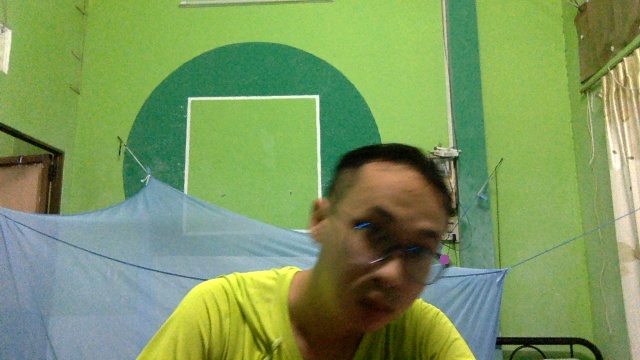
#> input picture Image/old_frame.jpg, 640 x 360 px
$ jupyter execute --allow-errors CheckFrames.ipynb
#> lines starting #> are read from the running program, lines starting #| are printed output that depends on the picture; after the words box and inside, x2 and y2 are one past the last pixel; in counts of white or black regions, pixels touching at a corner belong together; long printed decimals are rounded
[cell 1]
import PIL as pil
from matplotlib import pyplot as plt
import numpy as np
import math
from datetime import datetime
import cv2

[cell 2]
# Define some common functions
def img2array(img):
    nrow = img.size[1]
    ncol = img.size[0]
    img_map = img.load()
    myarray = np.zeros([nrow,ncol,3], dtype=np.uint8)
    for i in range(nrow):
        for j in range(ncol):
            myarray[i,j,0] = img_map[j,i][0]
            myarray[i,j,1] = img_map[j,i][1]
            myarray[i,j,2] = img_map[j,i][2]
    return myarray

def rgb2gray(rgb):

    r, g, b = rgb[:,:,0], rgb[:,:,1], rgb[:,:,2]
    gray = 0.2989 * r + 0.5870 * g + 0.1140 * b

    return gray

def gaussian_kernel(size, sigma=1):
    size = int(size) // 2
    x, y = np.mgrid[-size:size+1, -size:size+1]
    normal = 1 / (2.0 * np.pi * sigma**2)
    g =  np.exp(-((x**2 + y**2) / (2.0*sigma**2))) * normal
    return g

mygauss = gaussian_kernel(5, sigma=1.4)

def applyGaussFilter(image, kernel):
    n, m = image.shape
    new_image = np.zeros([n,m])

    for i in range(0,n):
        for j in range(0,m):
            mysum = 0;
            if i-2 >= 0 and i-2 < n and j-2 >= 0 and j-2 < m:
                mysum = mysum + image[i-2,j-2]*kernel[0,0]
            if i-2 >= 0 and i-2 < n and j-1 >= 0 and j-1 < m:
                mysum = mysum + image[i-2,j-1]*kernel[0,1]
            if i-2 >= 0 and i-2 < n and j >= 0 and j < m:
                mysum = mysum + image[i-2,j]*kernel[0,2]
            if i-2 >= 0 and i-2 < n and j+1 >= 0 and j+1 < m:
                mysum = mysum + image[i-2,j+1]*kernel[0,3]
            if i-2 >= 0 and i-2 < n and j+2 >= 0 and j+2 < m:
                mysum = mysum + image[i-2,j+2]*kernel[0,4]
            if i-1 >= 0 and i-1 < n and j-2 >= 0 and j-2 < m:
                mysum = mysum + image[i-1,j-2]*kernel[1,0]
            if i-1 >= 0 and i-1 < n and j-1 >= 0 and j-1 < m:
                mysum = mysum + image[i-1,j-1]*kernel[1,1]
            if i-1 >= 0 and i-1 < n and j >= 0 and j < m:
                mysum = mysum + image[i-1,j]*kernel[1,2]
            if i-1 >= 0 and i-1 < n and j+1 >= 0 and j+1 < m:
                mysum = mysum + image[i-1,j+1]*kernel[1,3]
            if i-1 >= 0 and i-1 < n and j+2 >= 0 and j+2 < m:
                mysum = mysum + image[i-1,j+2]*kernel[1,4]
            if i >= 0 and i < n and j-2 >= 0 and j-2 < m:
                mysum = mysum + image[i,j-2]*kernel[2,0]
            if i >= 0 and i < n and j-1 >= 0 and j-1 < m:
                mysum = mysum + image[i,j-1]*kernel[2,1]
            if i >= 0 and i < n and j >= 0 and j < m:
                mysum = mysum + image[i,j]*kernel[2,2]
            if i >= 0 and i < n and j+1 >= 0 and j+1 < m:
                mysum = mysum + image[i,j+1]*kernel[2,3]
            if i >= 0 and i < n and j+2 >= 0 and j+2 < m:
                mysum = mysum + image[i,j+2]*kernel[2,4]
            if i+1 >= 0 and i+1 < n and j-2 >= 0 and j-2 < m:
                mysum = mysum + image[i+1,j-2]*kernel[3,0]
            if i+1 >= 0 and i+1 < n and j-1 >= 0 and j-1 < m:
                mysum = mysum + image[i+1,j-1]*kernel[3,1]
            if i+1 >= 0 and i+1 < n and j >= 0 and j < m:
                mysum = mysum + image[i+1,j]*kernel[3,2]
            if i+1 >= 0 and i+1 < n and j+1 >= 0 and j+1 < m:
                mysum = mysum + image[i+1,j+1]*kernel[3,3]
            if i+1 >= 0 and i+1 < n and j+2 >= 0 and j+2 < m:
                mysum = mysum + image[i+1,j+2]*kernel[3,4]
            if i+2 >= 0 and i+2 < n and j-2 >= 0 and j-2 < m:
                mysum = mysum + image[i+2,j-2]*kernel[4,0]
            if i+2 >= 0 and i+2 < n and j-1 >= 0 and j-1 < m:
                mysum = mysum + image[i+2,j-1]*kernel[4,1]
            if i+2 >= 0 and i+2 < n and j >= 0 and j < m:
                mysum = mysum + image[i+2,j]*kernel[4,2]
            if i+2 >= 0 and i+2 < n and j+1 >= 0 and j+1 < m:
                mysum = mysum + image[i+2,j+1]*kernel[4,3]
            if i+2 >= 0 and i+2 < n and j+2 >= 0 and j+2 < m:
                mysum = mysum + image[i+2,j+2]*kernel[4,4]
            new_image[i,j] = mysum

    return new_image

# [101 lines left out: functions calculateGradient, non_max_suppression, doublethreshold, hysteresis, region_of_interest, not called in this run]

[cell 3]
orig_old = pil.Image.open("../../Image/old_frame.jpg")
#> orig_old is the input picture: PIL image 640x360 RGB; mean R, G, B 123.1, 151.2, 93.9
orig_new = pil.Image.open("../../Image/frame.jpg")
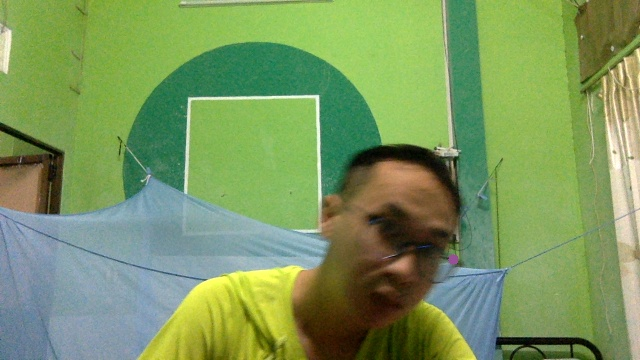
#> input picture Image/frame.jpg, 640 x 360 px
#> orig_new is the input picture: PIL image 640x360 RGB; mean R, G, B 123.3, 151.5, 94
oldimg = img2array(orig_old)
newimg = img2array(orig_new)
plt.imshow(oldimg)

[cell 4]
oldgray = rgb2gray(oldimg)
newgray = rgb2gray(newimg)
#> in rgb2gray (call 2), `r, g, b = rgb[:,:,0], rgb[:,:,1], rgb[:,:,2]`:
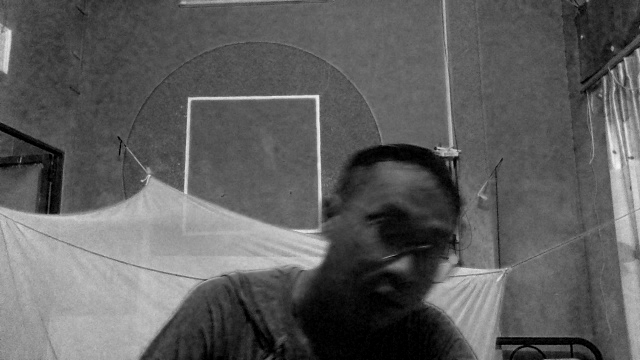
#> b: shape (360, 640); min 0, max 244, mean 94
#> in rgb2gray (call 2), `gray = 0.2989 * r + 0.5870 * g + 0.1140 * b`:
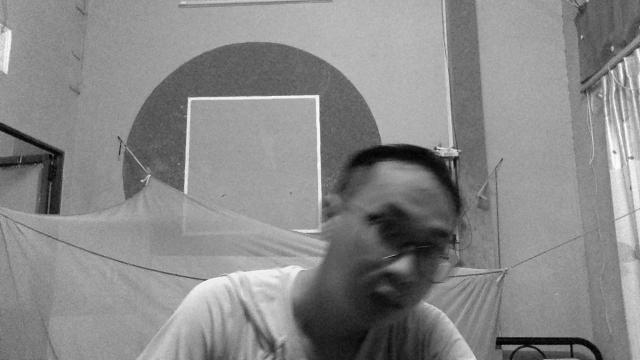
#> gray: shape (360, 640) float64; min 0.299, max 253.7, mean 136.5

# old vs. new
f, axarr = plt.subplots(1,2, figsize=(20, 20))
axarr[0].imshow(oldgray, cmap='gray')
axarr[1].imshow(newgray, cmap='gray')

[cell 5]
mydiff = np.abs(np.subtract(newgray, oldgray))

# old vs. diff
f, axarr = plt.subplots(1,2, figsize=(20, 20))
axarr[0].imshow(oldgray, cmap='gray')
axarr[1].imshow(mydiff)

[cell 6]
def calculateGradient(old_frame, new_frame):
    m, n = old_frame.shape
#> m = 360; n = 640
    img = np.copy(new_frame)
    Gx = np.zeros([m, n])
    Gy = np.zeros([m, n])
    Gt = np.zeros([m, n])
    G = np.zeros([m,n])
    theta = np.zeros([m,n])
    for i in range(1,m-1):
        for j in range(1,n-1):
            Gx[i, j] = 1.0*img[i+1,j-1] + 2.0*img[i+1,j] + 1.0*img[i+1,j+1] - 1.0*img[i-1,j-1] - 2.0*img[i-1,j] - 1.0*img[i-1,j+1]
            Gy[i, j] = - 1.0*img[i-1,j+1] - 2.0*img[i,j+1] - 1.0*img[i+1,j+1] + 1.0*img[i-1,j-1] + 2.0*img[i,j-1] + 1.0*img[i+1,j-1]
            G[i,j] = math.sqrt(Gx[i,j]*Gx[i,j]+Gy[i,j]*Gy[i,j])
            if Gy[i,j]!=0:
                theta[i,j] = math.atan(Gx[i,j]/Gy[i,j])
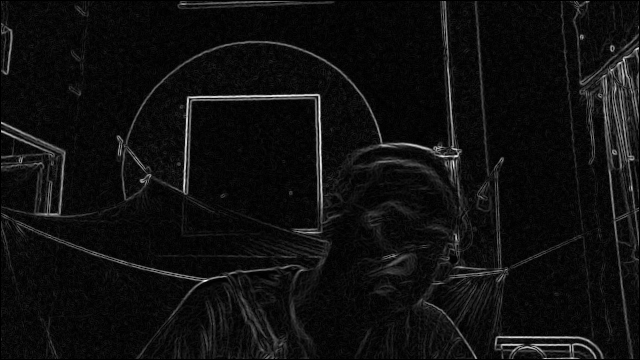
#> G: shape (360, 640) float64; min 0, max 617.4, mean 37.9; drawn with min black and max white
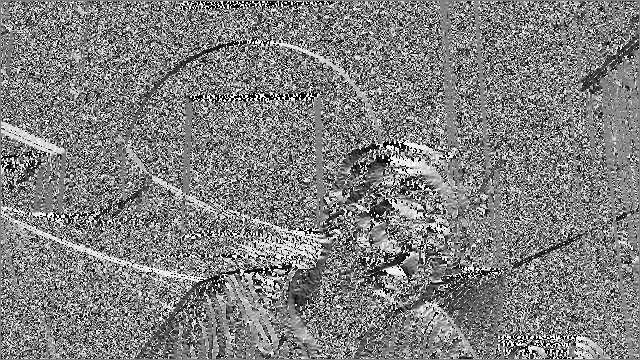
#> theta: shape (360, 640) float64; min -1.57, max 1.57, mean 0.00676; drawn with min black and max white

    for i in range(0, m):
        for j in range(0, n):
            Gt[i, j] = new_frame[i,j] - old_frame[i,j]
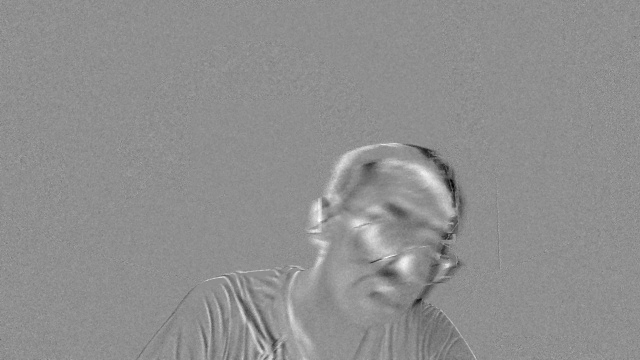
#> Gt: shape (360, 640) float64; min -167.7, max 130.5, mean 0.2; drawn with min black and max white

    return Gx,Gy,Gt,G,theta

[cell 7]
start_time = datetime.now()
myGx, myGy, myGt, myG, mytheta = calculateGradient(oldgray, newgray)
end_time = datetime.now()
print('Duration - {}: {}'.format("calculateGradient", end_time - start_time))

[cell 8]
def calculateVxVy(Gx, Gy, Gt):
    m, n = Gt.shape
#> m = 360; n = 640
    Vx = np.zeros([m, n])
    Vy = np.zeros([m, n])
    V = np.zeros([m,n])

    for i in range(2,m-2):
        for j in range(2, n-2):
            A = np.zeros([2,2])
            b = np.zeros([2,1])
            for k in range(i-1,i+2):
                for l in range(j-1,j+2):
                    A[0,0] = A[0,0] + Gx[k,l]*Gx[k,l]
                    A[0,1] = A[0,1] + Gx[k,l]*Gy[k,l]
                    A[1,0] = A[1,0] + Gy[k,l]*Gx[k,l]
                    A[1,1] = A[1,1] + Gy[k,l]*Gy[k,l]
                    b[0,0] = b[0,0] - Gx[k,l]*Gt[k,l]
                    b[1,0] = b[1,0] - Gy[k,l]*Gt[k,l]
            x = np.zeros([2,1])
            x = np.linalg.solve(A,b)
            Vx[i,j] = x[0,0]
            Vy[i,j] = x[1,0]
            V[i,j] = math.sqrt(x[0,0]*x[0,0] + x[1,0]*x[1,0])
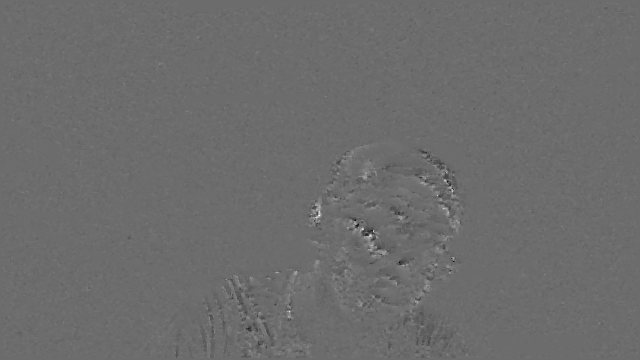
#> Vx: shape (360, 640) float64; min -6.93, max 9.32, mean -1.81e-06; drawn with min black and max white
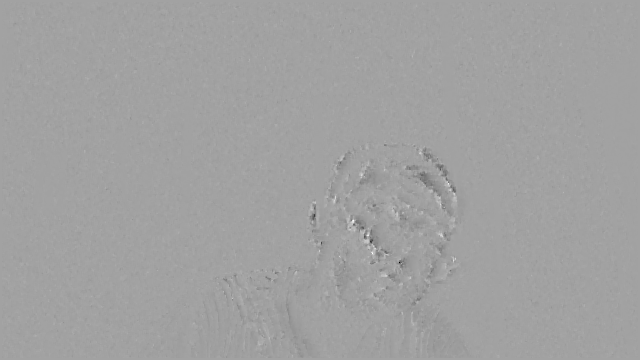
#> Vy: shape (360, 640) float64; min -13.18, max 7.57, mean -0.042; drawn with min black and max white


    return Vx, Vy, V

[cell 9]
start_time = datetime.now()
myVx, myVy, myV = calculateVxVy(myGx, myGy, myGt)
end_time = datetime.now()
print('Duration - {}: {}'.format("calculateVxVy", end_time - start_time))

[cell 10]
# Vy
f, axarr = plt.subplots(1,2, figsize=(20, 20))
axarr[0].imshow(oldgray, cmap='gray')
axarr[1].imshow(myV)

[cell 11]
# Apply Gaussian Filter
start_time = datetime.now()
mygraysmoothimg=applyGaussFilter(myV, mygauss)
#> after the loop in applyGaussFilter, `for i in range(0,n):`:
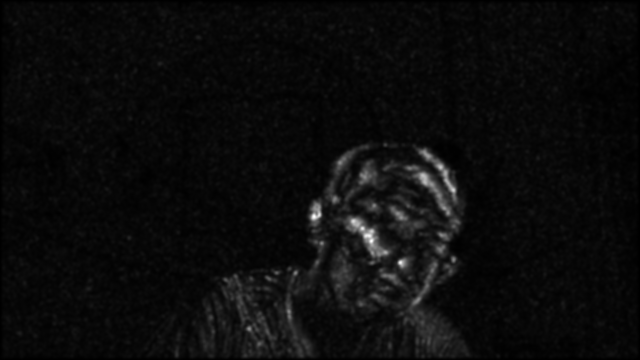
#> new_image: shape (360, 640) float64; min 4.13e-05, max 4.32, mean 0.207; drawn with min black and max white
end_time = datetime.now()
print('Duration - {}: {}'.format("ApplyGaussFilter", end_time - start_time))
# Calculate Gradients and Angles
start_time = datetime.now()
#> (the rest of this cell did not finish here and is left out)

[cell 12]
# Smooth vs. Hysteresis
f, axarr = plt.subplots(1,2, figsize=(20, 20))
axarr[0].imshow(myV)
#> (the rest of this cell did not finish here and is left out)

[cell 13]
def normalize(myin):
    m, n = myin.shape
#> m = 360; n = 640
    myout = np.zeros([m,n])
    mybin = np.zeros([m,n])

    mymax = myin[0,0]
#> mymax = 0
    mymin = myin[0,0]
#> mymin = 0

    for i in range(0,m):
        for j in range(0,n):
            if myin[i,j] > mymax:
                mymax = myin[i,j]
            if myin[i,j] < mymin:
                mymin = myin[i,j]
#> after the loop, mymax = 14.89; mymin = 0

    print("mymax: ", mymax)
#| mymax:  14.895
    print("mymin: ", mymin)
#| mymin:  0.0

    myrange = mymax - mymin
#> myrange = 14.89

    for i in range(0,m):
        for j in range(0,n):
            myout[i,j] = int((myin[i,j] - mymin)*255/myrange)

    for i in range(0,m):
        for j in range(0,n):
            if myout[i,j] > 70:
                mybin[i,j] = 255
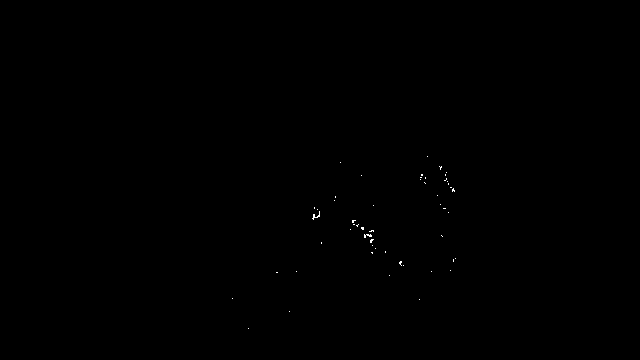
#> mybin: shape (360, 640) float64; 0.07% white in thin lines or dots, all inside (x1, y1, x2, y2) = (232, 156, 456, 329)

    return myout, mybin

[cell 14]
mynormV, myVbin = normalize(myV)

# myV vs. mynormV
f, axarr = plt.subplots(1,2, figsize=(20, 20))
axarr[0].imshow(myV)
axarr[1].imshow(mynormV)
